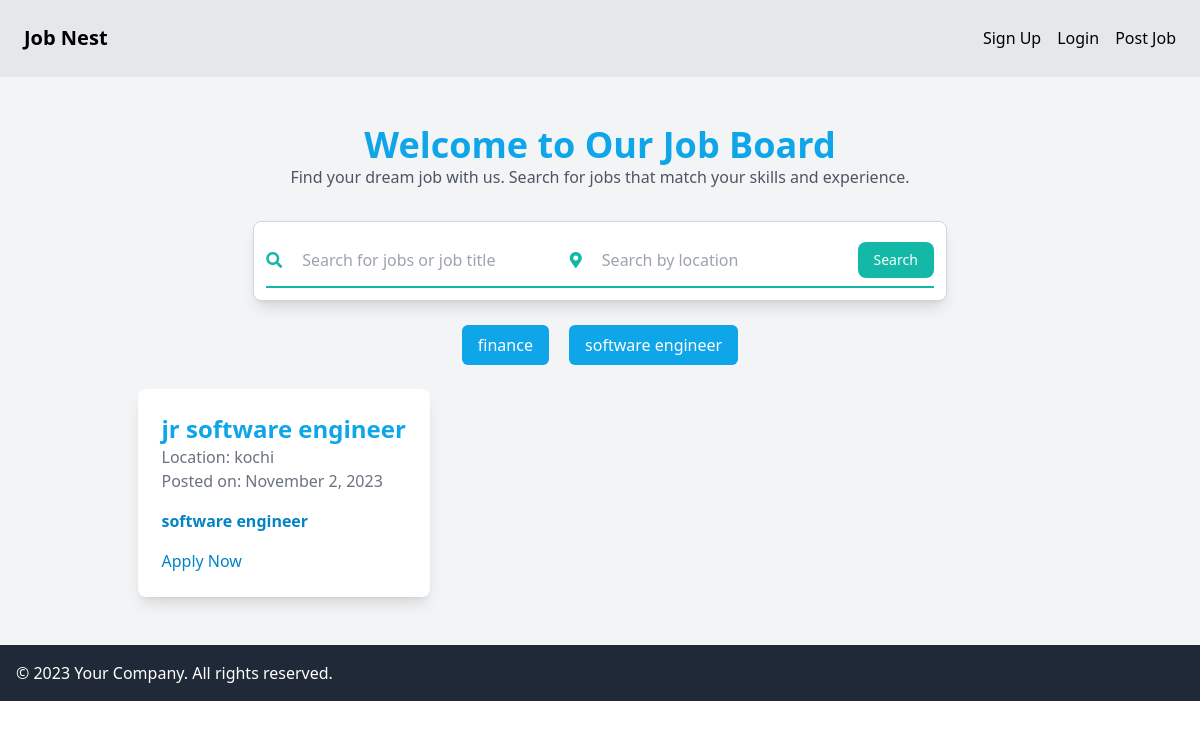
Before: / with the older database file.
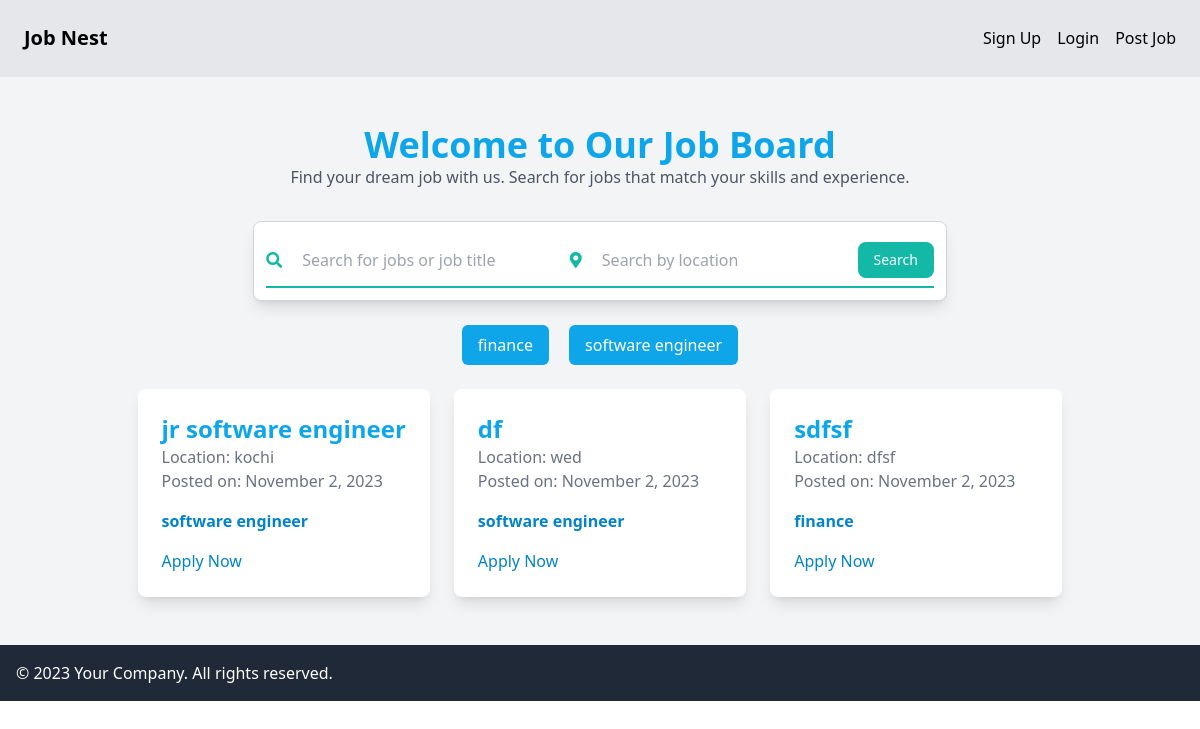
After: the same page with the newer database file.
### jobs/models.py (models this page shows, shortened)
class Category(models.Model):
    name = models.CharField(max_length=255)
    class Meta:
        ordering = ('name',)
    def __str__(self):
        return self.name

class JobListing(models.Model):
    created_by = models.ForeignKey(User, on_delete=models.CASCADE)
    category = models.ForeignKey(Category, on_delete=models.CASCADE)
    title = models.CharField(max_length=200)
    expired = models.BooleanField(default=False)
    description = models.TextField()
    location = models.CharField(max_length=100)
    created_at = models.DateTimeField(auto_now_add=True)

### jobs/views.py (the view)
# urls.py: path('', views.user, name='user'),
def user(request):
    job = JobListing.objects.all()
    search_in = request.GET.get('query')
    search = request.GET.get('location')
    category_id = request.GET.get('category', 0)
    categories = Category.objects.all()
    if search_in:
        job = JobListing.objects.filter(category__name__icontains=search_in,
                                       location__icontains=search)
    context = {
        'jobs': job,
        'categories': categories,
        'category_id': int(category_id),
    }
    return render(request, 'user.html', context)

### jobs/templates/user.html (shortened to what this page needs)
{% extends 'base.html' %}
{% block content %}
<div class="px-4 py-6">
    <div class="w-full max-w-screen-xl mx-auto">
        <div class="text-center mb-8">
            <h1 class="text-4xl font-semibold text-sky-500">Welcome to Our Job Board</h1>
            <p class="text-gray-600">Find your dream job with us. Search for jobs that match your skills and experience.</p>
        </div>
        <form action="/" method="GET" class="w-full md:w-3/4 mx-auto bg-white p-3 rounded-lg shadow-lg border border-gray-300">
            <div class="flex items-center border-b border-b-2 border-teal-500 py-2">
                <i class="fas fa-search text-teal-500 mr-3"></i>
                <input type="text" name="query" class="appearance-none bg-transparent border-none w-1/2 text-gray-700 py-1 px-2 leading-tight focus:outline-none"
                    placeholder="Search for jobs or job title">
                <i class="fas fa-map-marker-alt text-teal-500 mx-3"></i>
                <input type="text" name="location" class="appearance-none bg-transparent border-none w-1/2 text-gray-700 py-1 px-2 leading-tight focus:outline-none"
                    placeholder="Search by location">
                <button type="submit"
                    class="flex-shrink-0 bg-teal-500 hover:bg-teal-700 text-sm text-white py-2 px-4 rounded-lg focus:outline-none">Search</button>
            </div>
        </form>
    </div>
        <div class="text-center my-6">
            {% for category in categories %}
                <a href="{% url 'user' %}?query={{ query }}&category={{ category.id }}">
                    <button class="bg-sky-500 text-white px-4 py-2 mx-2 rounded-md hover:bg-sky-700{% if category.id == category_id %} bg-gray-200{% endif %}">
                        {{ category.name }}
                    </button>
                </a>
            {% endfor %}
        </div>
    <div class="grid grid-cols-1 md:grid-cols-3 gap-6">
        {% for job in jobs %}
        <div class="bg-white rounded-lg shadow-lg hover:shadow-xl hover:bg-gray-100">
            <div class="p-6">
                <h2 class="text-2xl font-semibold text-sky-500">{{ job.title }}</h2>
                <p class="text-gray-500">Location: {{ job.location }}</p>
                <p class="text-gray-500">Posted on: {{ job.created_at|date:"F j, Y" }}</p>
                <div class="mt-4">
                    <p class="text-sky-600 font-semibold">{{ job.category }}</p>
                </div>
                <div class="mt-4">
                    <a href="{% url 'job_details' job.id %}" class="text-sky-600 hover:underline">Apply Now</a>
                </div>
            </div>
        </div>
        {% endfor %}
    </div>
</div>
{% endblock %}

Changed rows visible on the page:
added JobListing: title "df", location "wed", created_at "November 2, 2023", category "software engineer"
added JobListing: title "sdfsf", location "dfsf", created_at "November 2, 2023", category "finance"
